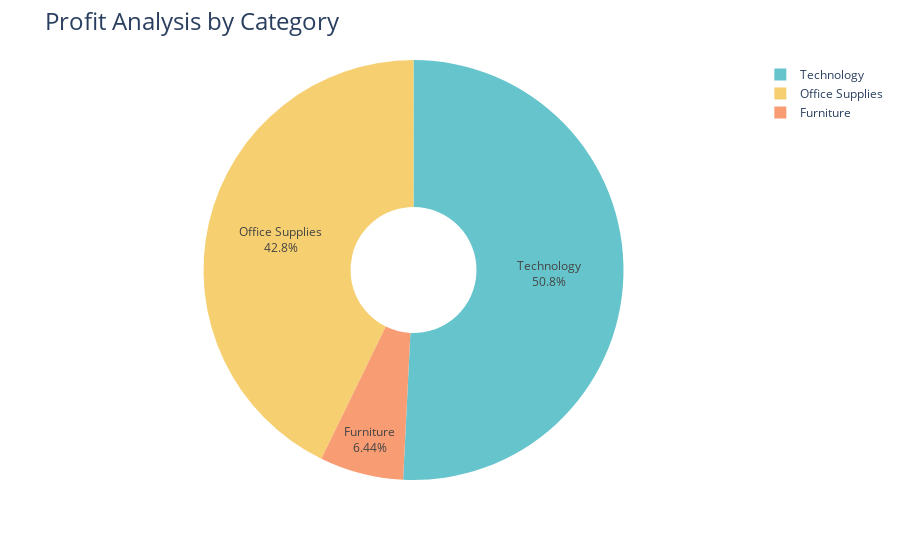

Write notebook code for a chart like this one.
### Code cell
fig = px.pie(profit_by_category,
            values='Profit',
            names='Category',
            hole = 0.3,
            color_discrete_sequence=px.colors.qualitative.Pastel)
fig.update_traces(textposition='inside', textinfo='percent+label')
fig.update_layout(title_text='Profit Analysis by Category', title_font=dict(size=24))

fig.show()

### Figure 1 — Plotly figure (JSON) as saved in the notebook; plotly's stock layout.template omitted (floating-point values rounded to 4 significant figures)
{"data": [{"domain": {"x": [0, 1], "y": [0, 1]}, "hole": 0.3, "hovertemplate": "Category=%{label}<br>Profit=%{value}<extra></extra>", "labels": ["Furniture", "Office Supplies", "Technology"], "legendgroup": "", "name": "", "showlegend": true, "textinfo": "percent+label", "textposition": "inside", "type": "pie", "values": [18450.0, 122500.0, 145500.0]}], "layout": {"legend": {"tracegroupgap": 0}, "margin": {"t": 60}, "piecolorway": ["rgb(102, 197, 204)", "rgb(246, 207, 113)", "rgb(248, 156, 116)", "rgb(220, 176, 242)", "rgb(135, 197, 95)", "rgb(158, 185, 243)", "rgb(254, 136, 177)", "rgb(201, 219, 116)", "rgb(139, 224, 164)", "rgb(180, 151, 231)", "rgb(179, 179, 179)"], "title": {"font": {"size": 24}, "text": "Profit Analysis by Category"}}}
